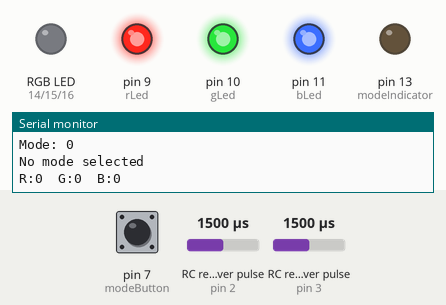
This sketch was run on a simulated Arduino Uno, built with avr-gcc and run on an emulated ATmega328P. Parts: an RGB LED mixed from three pins (HIGH = lit), output pins drawn as LEDs (lit = HIGH), the last lines printed to the serial monitor. Wiring (inferred from the names in the program): 2 × RC receiver channel: data pin 2 / data pin 3. The inputs (shaded band) are chosen by the test bench; at power-on: pin 7 (modeButton) LOW, RC receiver pulse (sensors on pin 2, pin 3) 1500 µs.

Above: at 1.7 s.
1.8 s: pin 7 (modeButton) pulled HIGH for 0.15 s
At 1.96 s:
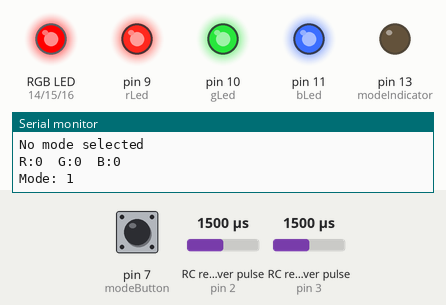
4.8 s: pin 7 (modeButton) pulled HIGH for 1 s
At 5.19 s:
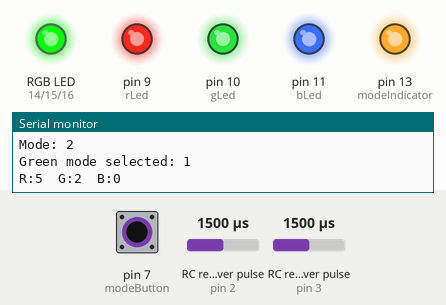
7.8 s: pin 7 (modeButton) pulled HIGH for 0.15 s
At 10.56 s:
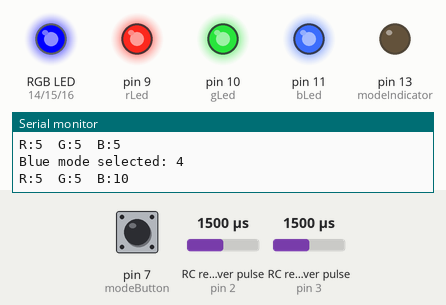
10.8 s: pin 7 (modeButton) pulled HIGH for 3.2 s
At 11.3 s:
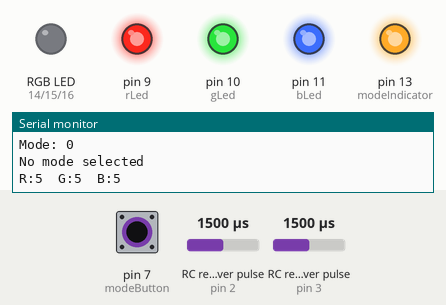
15.5 s: pin 7 (modeButton) pulled HIGH for 0.15 s
At 16.61 s:
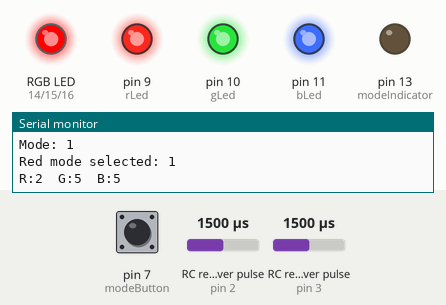
18.5 s: RC receiver pulse (sensor on pin 2) set to 1020 µs
Timing chart, 0 to 22.5 s (numbered marks = the images above; inputs shaded):
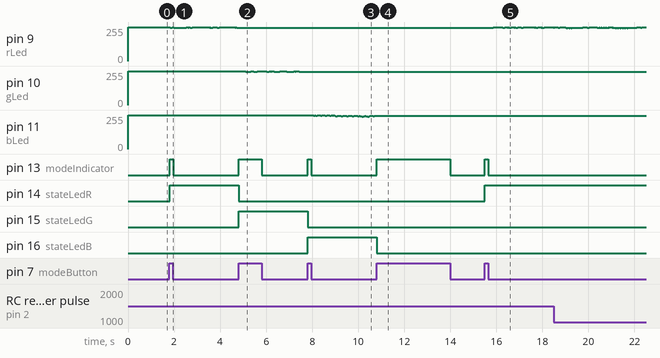

The sketch:

rgb_dbl_ch_4x_Arr_02.ino
```cpp
// Hands-On Arduino:
// Dr. Robert Paz:
// BD4x rotary encoder detection - double channel interrupt method:
// using Array:
// rotary encoder controlling RGB led with push button mode selector:


// rotary encoder max/min pulse counts (if clamping is required):
// mechanical (switch) rotatry encoder - 24 pulses per rot x4 (quadrature):

#define QMAX 96       // limit quadrature maximum pulse count for cw rotation:
#define QMIN 0        // limit quadrature minimum pulse count for ccw rotation:

/*
// uncomment this line if using a Common Anode LED:
#define COMMON_ANODE
*/

// mode switching:
byte modeButton = 7;          // rgb mode selector button pin:
boolean lastButton = LOW;
boolean currentButton = LOW;
byte modeIndicator = 13;      // rgb mode button on/off indicator led pin:
byte stateLedR = 14;          // Red mode indicator led (A0) pin:
byte stateLedG = 15;          // Green mode indicator led (A1) pin:
byte stateLedB = 16;          // Blue mode indicator led (A2) pin:
byte modeState = 0;           // mode cycle - 0, 1, 2, 3:
boolean mode = false;         // present state of indicator led (on/off):

// RGB led:
// RED:
byte rLed = 9;                // red led pin (~ PWM):
int rLevel = 255;               // red led pwm level;
int rCount = 0;               // red counter:
// GREEN:
byte gLed = 10;               // green led pin (~ PWM):
int gLevel = 255;               // green led pwm level:
int gCount = 0;               // green count:
// BLUE:
byte bLed = 11;               // blue led pin (~ PWM):
int bLevel = 255;               // blue led pwm level:
int bCount = 0;               // blue count:

// timing:
#define SETTIME 1000000       // microseconds:
unsigned long timep, time, etime;

// interupt counter:
long count = 0;
byte state, statep, index;

// Quadrature Encoder Matrix (Array):
int QEM [16] = {0, -1, 0, 1, 1, 0, -1, 0, 0, 1, 0, -1, -1, 0, 1, 0};

boolean A, B;                 // interrupt read:


void setup () {

    pinMode (stateLedR, OUTPUT);
    pinMode (stateLedG, OUTPUT);
    pinMode (stateLedB, OUTPUT);
    pinMode (modeIndicator, OUTPUT);
    digitalWrite (modeIndicator, LOW);
    pinMode (rLed, OUTPUT);
    analogWrite (rLed, 255);
    pinMode (gLed, OUTPUT);
    analogWrite (gLed, 255);
    pinMode (bLed, OUTPUT);
    analogWrite (bLed, 255);
    pinMode (modeButton, INPUT);          // to encoder push-button:

    Serial.begin (9600);                  // start serial monitor:

    pinMode (2, INPUT);                   // connect Channel A to pin 2:
    pinMode (3, INPUT);                   // connect Channel B to pin 3:

    attachInterrupt (0, ABchange, CHANGE); // setup interrupts (pins 2 and 3):
    attachInterrupt (1, ABchange, CHANGE);

    timep = micros ();                    // set the initial time:

    B = digitalRead (2);                  // read initial values of pins 2 and 3:
    A = digitalRead (3);

    if ((A == HIGH) && (B == HIGH)) statep = 0; // set initail state values:
    if ((A == HIGH) && (B == LOW)) statep = 1;
    if ((A == LOW) && (B == LOW)) statep = 2;
    if ((A == LOW) && (B == HIGH)) statep = 3;

    delay (500);

    printModeState ();
}


void loop () {

    buttonPress ();
    modeLed ();
    setMonitor ();    // serial monitor feed-back:

}


void ABchange () {                         // Interrupt Service Routine - Achange:

    B = digitalRead (2);
    A = digitalRead (3);

    if ((A == HIGH) && (B == HIGH)) state = 0;  // determine current state value:
    if ((A == HIGH) && (B == LOW)) state = 1;
    if ((A == LOW) && (B == LOW)) state = 2;
    if ((A == LOW) && (B == HIGH)) state = 3;

  //QEM [16] = {0, -1, 0, 1, 1, 0, -1, 0, 0, 1, 0, -1, -1, 0, 1, 0};
    index = (4 * state) + statep;
    count = count + QEM [index];

    countClamp ();                        // clamp count to max/min of quadrature of encoder:

    statep = state;                       // save current state:

}

/*
void Bchange () {                         // Interrupt Service Routine - Bchange:

    B = digitalRead (2);
    A = digitalRead (3);

    if ((A == HIGH) && (B == HIGH)) state = 0;  // determine current state value:
    if ((A == HIGH) && (B == LOW)) state = 1;
    if ((A == LOW) && (B == LOW)) state = 2;
    if ((A == LOW) && (B == HIGH)) state = 3;

  //QEM [16] = {0, -1, 0, 1, 1, 0, -1, 0, 0, 1, 0, -1, -1, 0, 1, 0};
    index = 4 * state + statep;
    count = count + QEM [index];

    countClamp ();                        // clamp count to max/min of quadrature of encoder:

    statep = state;

}
*/


void countClamp () {                      // clamp count from QMIN to QMAX:

    if (count > QMAX) {
        count = QMAX;
    }
    else if (count < QMIN) {
        count = QMIN;
    }

}


boolean debounce (boolean last) {         // mode button debounce:

    boolean current = digitalRead (modeButton);
    if (last != current) {
        delay (5);
        current = digitalRead (modeButton);
    }
    return current;

}


void printModeState () {
    Serial.print ("Mode: ");
    Serial.println (modeState);
}


void buttonPress () {
// if mode button is pressed (goes from 0 to 1) increment modeSate by 1
// when modeState is greater than 3, reset to 0:

    currentButton = debounce (lastButton);
    if (currentButton != lastButton) {
        if (currentButton == HIGH) {
            modeState ++;
            if (modeState > 3) {
                modeState = 0;
                printModeState ();
            }
            else {
                printModeState ();
            }
            mode = 1;
            digitalWrite (modeIndicator, mode);
        }
        else {
            mode = 0;
            digitalWrite (modeIndicator, mode);
        }

    }
    lastButton = currentButton;

}


void modeLed () {

    switch (modeState) {
        case 1:         // Red:
        {
            count = rCount;

            digitalWrite (stateLedR, HIGH);
            digitalWrite (stateLedG, LOW);
            digitalWrite (stateLedB, LOW);

            rLevel = map (count, QMIN, QMAX, 255, 0);
//            ifAnode ();
            analogWrite (rLed, rLevel);
            rCount = count;

            break;
        }
        case 2:         // Green:
        {
            count = gCount;

            digitalWrite (stateLedR, LOW);
            digitalWrite (stateLedG, HIGH);
            digitalWrite (stateLedB, LOW);

            gLevel = map (count, QMIN, QMAX, 255, 0);
//           ifAnode ();
            analogWrite (gLed, gLevel);
            gCount = count;

            break;
        }
        case 3:         // Blue:
        {
            count = bCount;

            digitalWrite (stateLedR, LOW);
            digitalWrite (stateLedG, LOW);
            digitalWrite (stateLedB, HIGH);

            bLevel = map (count, QMIN, QMAX, 255, 0);
//            ifAnode ();
            analogWrite (bLed, bLevel);
            bCount = count;

            break;
        }
        default:        // None:
        {
            digitalWrite (stateLedR, LOW);
            digitalWrite (stateLedG, LOW);
            digitalWrite (stateLedB, LOW);

            //count = count;

            break;
        }
    }

}


// Serial Monitor set-up feed-back and debugging:
void setMonitor () {                //    used only for serial monitor de-bugging:

    time = micros ();                     // set the current time:
    etime = time - timep;                 // calculate elapsed time:
    if (etime > SETTIME) {                // test for time > 1 second:
        modeMonitor ();
        timep = time;                     // reset timer:
    }
}


void modeMonitor () {

    if (modeState == 1) {
        Serial.print ("Red mode selected: ");
        monitorPrint ();
    }
    else if (modeState == 2) {
        Serial.print ("Green mode selected: ");
        monitorPrint ();
    }
    else if (modeState == 3) {
        Serial.print ("Blue mode selected: ");
        monitorPrint ();
    }
    else {
        Serial.println ("No mode selected");
        monitorPrint ();
    }

}


void printRGBLevels () {
    Serial.print ("R:");
    Serial.print (255 - rLevel);
    Serial.print ("\tG:");
    Serial.print (255 - gLevel);
    Serial.print ("\tB:");
    Serial.println (255 - bLevel);
    Serial.println ();
}


void monitorPrint () {

    if (modeState > 0) {
        Serial.println (count);
        printRGBLevels ();
    }
    else {
        printRGBLevels ();
    }

}


/*
void ifAnode () {
    #ifdef COMMON_ANODE
          rLevel = 255 - rLevel;
          gLevel = 255 - gLevel;
          bLevel = 255 - bLevel;
    #endif
}
*/
```

Measured:
- after the input at 1.8 s, pin 13 (modeIndicator): LOW → HIGH at once, → LOW 0.15 s later; pin 14 (stateLedR): LOW → HIGH at once
- after the input at 4.8 s, pin 9 (rLed): stops changing and stays 250/255; pin 13 (modeIndicator): LOW → HIGH at once, → LOW 1.0 s later; pin 14 (stateLedR): HIGH → LOW at once; pin 15 (stateLedG): LOW → HIGH at once
- after the input at 7.8 s, pin 10 (gLed): stops changing and stays 250/255; pin 13 (modeIndicator): LOW → HIGH at once, → LOW 0.15 s later; pin 15 (stateLedG): HIGH → LOW at once; pin 16 (stateLedB): LOW → HIGH at once
- after the input at 10.8 s, pin 11 (bLed): stops changing and stays 250/255; pin 13 (modeIndicator): LOW → HIGH at once, → LOW 3.2 s later; pin 16 (stateLedB): HIGH → LOW at once
- after the input at 15.5 s, pin 13 (modeIndicator): LOW → HIGH at once, → LOW 0.15 s later; pin 14 (stateLedR): LOW → HIGH at once
